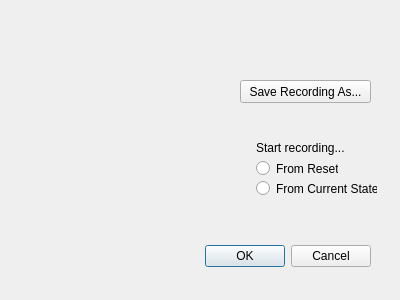
<?xml version="1.0" encoding="UTF-8"?>
<ui version="4.0">
 <class>DialogPlayInputRecord</class>
 <widget class="QDialog" name="DialogPlayInputRecord">
  <property name="geometry">
   <rect>
    <x>0</x>
    <y>0</y>
    <width>400</width>
    <height>300</height>
   </rect>
  </property>
  <property name="sizePolicy">
   <sizepolicy hsizetype="Fixed" vsizetype="Fixed">
    <horstretch>0</horstretch>
    <verstretch>0</verstretch>
   </sizepolicy>
  </property>
  <property name="minimumSize">
   <size>
    <width>400</width>
    <height>300</height>
   </size>
  </property>
  <property name="maximumSize">
   <size>
    <width>400</width>
    <height>300</height>
   </size>
  </property>
  <property name="windowTitle">
   <string>Dialog</string>
  </property>
  <widget class="QDialogButtonBox" name="buttonBox">
   <property name="geometry">
    <rect>
     <x>30</x>
     <y>240</y>
     <width>341</width>
     <height>32</height>
    </rect>
   </property>
   <property name="orientation">
    <enum>Qt::Horizontal</enum>
   </property>
   <property name="standardButtons">
    <set>QDialogButtonBox::Cancel|QDialogButtonBox::Ok</set>
   </property>
  </widget>
  <widget class="QRadioButton" name="radioButton">
   <property name="geometry">
    <rect>
     <x>256</x>
     <y>160</y>
     <width>82</width>
     <height>17</height>
    </rect>
   </property>
   <property name="text">
    <string>From Reset</string>
   </property>
  </widget>
  <widget class="QRadioButton" name="radioButton_2">
   <property name="geometry">
    <rect>
     <x>256</x>
     <y>180</y>
     <width>121</width>
     <height>17</height>
    </rect>
   </property>
   <property name="text">
    <string>From Current State</string>
   </property>
  </widget>
  <widget class="QPushButton" name="pushButton">
   <property name="geometry">
    <rect>
     <x>240</x>
     <y>80</y>
     <width>131</width>
     <height>23</height>
    </rect>
   </property>
   <property name="text">
    <string>Save Recording As...</string>
   </property>
  </widget>
  <widget class="QLabel" name="label">
   <property name="geometry">
    <rect>
     <x>256</x>
     <y>140</y>
     <width>91</width>
     <height>16</height>
    </rect>
   </property>
   <property name="text">
    <string>Start recording...</string>
   </property>
  </widget>
 </widget>
 <resources/>
 <connections>
  <connection>
   <sender>buttonBox</sender>
   <signal>accepted()</signal>
   <receiver>DialogPlayInputRecord</receiver>
   <slot>accept()</slot>
   <hints>
    <hint type="sourcelabel">
     <x>248</x>
     <y>254</y>
    </hint>
    <hint type="destinationlabel">
     <x>157</x>
     <y>274</y>
    </hint>
   </hints>
  </connection>
  <connection>
   <sender>buttonBox</sender>
   <signal>rejected()</signal>
   <receiver>DialogPlayInputRecord</receiver>
   <slot>reject()</slot>
   <hints>
    <hint type="sourcelabel">
     <x>316</x>
     <y>260</y>
    </hint>
    <hint type="destinationlabel">
     <x>286</x>
     <y>274</y>
    </hint>
   </hints>
  </connection>
 </connections>
</ui>
